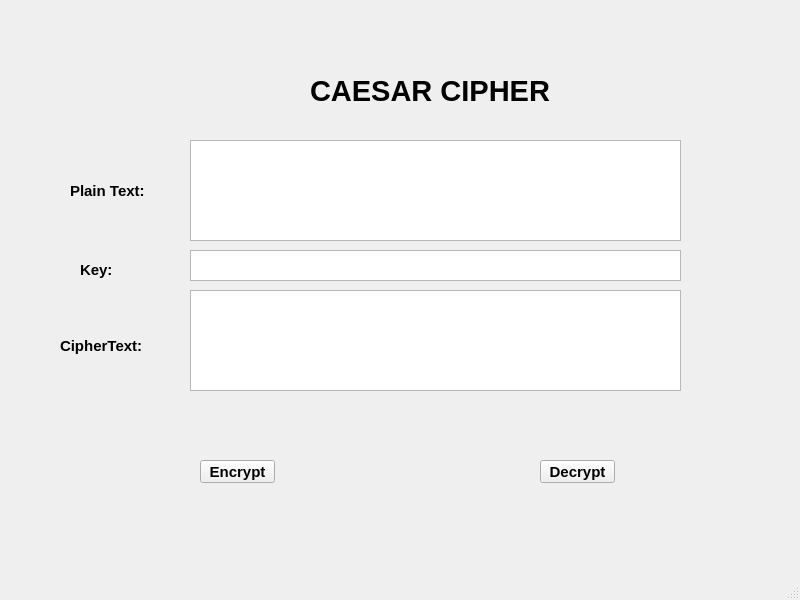
<?xml version="1.0" encoding="UTF-8"?>
<ui version="4.0">
 <class>MainWindow</class>
 <widget class="QMainWindow" name="MainWindow">
  <property name="geometry">
   <rect>
    <x>0</x>
    <y>0</y>
    <width>800</width>
    <height>600</height>
   </rect>
  </property>
  <property name="windowTitle">
   <string>MainWindow</string>
  </property>
  <widget class="QWidget" name="centralwidget">
   <widget class="QLabel" name="label">
    <property name="geometry">
     <rect>
      <x>310</x>
      <y>60</y>
      <width>241</width>
      <height>61</height>
     </rect>
    </property>
    <property name="font">
     <font>
      <pointsize>22</pointsize>
      <weight>75</weight>
      <bold>true</bold>
     </font>
    </property>
    <property name="text">
     <string>CAESAR CIPHER</string>
    </property>
   </widget>
   <widget class="QLabel" name="label_2">
    <property name="geometry">
     <rect>
      <x>80</x>
      <y>260</y>
      <width>81</width>
      <height>20</height>
     </rect>
    </property>
    <property name="font">
     <font>
      <pointsize>11</pointsize>
      <weight>75</weight>
      <bold>true</bold>
     </font>
    </property>
    <property name="text">
     <string>Key:</string>
    </property>
   </widget>
   <widget class="QLabel" name="label_3">
    <property name="geometry">
     <rect>
      <x>70</x>
      <y>180</y>
      <width>81</width>
      <height>21</height>
     </rect>
    </property>
    <property name="font">
     <font>
      <pointsize>11</pointsize>
      <weight>75</weight>
      <bold>true</bold>
     </font>
    </property>
    <property name="text">
     <string>Plain Text: </string>
    </property>
   </widget>
   <widget class="QLabel" name="label_4">
    <property name="geometry">
     <rect>
      <x>60</x>
      <y>330</y>
      <width>101</width>
      <height>31</height>
     </rect>
    </property>
    <property name="font">
     <font>
      <pointsize>11</pointsize>
      <weight>75</weight>
      <bold>true</bold>
     </font>
    </property>
    <property name="text">
     <string>CipherText:</string>
    </property>
   </widget>
   <widget class="QTextEdit" name="textEdit">
    <property name="geometry">
     <rect>
      <x>190</x>
      <y>140</y>
      <width>491</width>
      <height>101</height>
     </rect>
    </property>
   </widget>
   <widget class="QTextEdit" name="textEdit_2">
    <property name="geometry">
     <rect>
      <x>190</x>
      <y>250</y>
      <width>491</width>
      <height>31</height>
     </rect>
    </property>
   </widget>
   <widget class="QTextEdit" name="textEdit_3">
    <property name="geometry">
     <rect>
      <x>190</x>
      <y>290</y>
      <width>491</width>
      <height>101</height>
     </rect>
    </property>
   </widget>
   <widget class="QPushButton" name="pushButton">
    <property name="geometry">
     <rect>
      <x>200</x>
      <y>460</y>
      <width>75</width>
      <height>23</height>
     </rect>
    </property>
    <property name="font">
     <font>
      <pointsize>11</pointsize>
      <weight>75</weight>
      <bold>true</bold>
     </font>
    </property>
    <property name="text">
     <string>Encrypt</string>
    </property>
   </widget>
   <widget class="QPushButton" name="pushButton_2">
    <property name="geometry">
     <rect>
      <x>540</x>
      <y>460</y>
      <width>75</width>
      <height>23</height>
     </rect>
    </property>
    <property name="font">
     <font>
      <pointsize>11</pointsize>
      <weight>75</weight>
      <bold>true</bold>
     </font>
    </property>
    <property name="text">
     <string>Decrypt</string>
    </property>
   </widget>
  </widget>
  <widget class="QMenuBar" name="menubar">
   <property name="geometry">
    <rect>
     <x>0</x>
     <y>0</y>
     <width>800</width>
     <height>21</height>
    </rect>
   </property>
  </widget>
  <widget class="QStatusBar" name="statusbar"/>
 </widget>
 <resources/>
 <connections/>
</ui>
